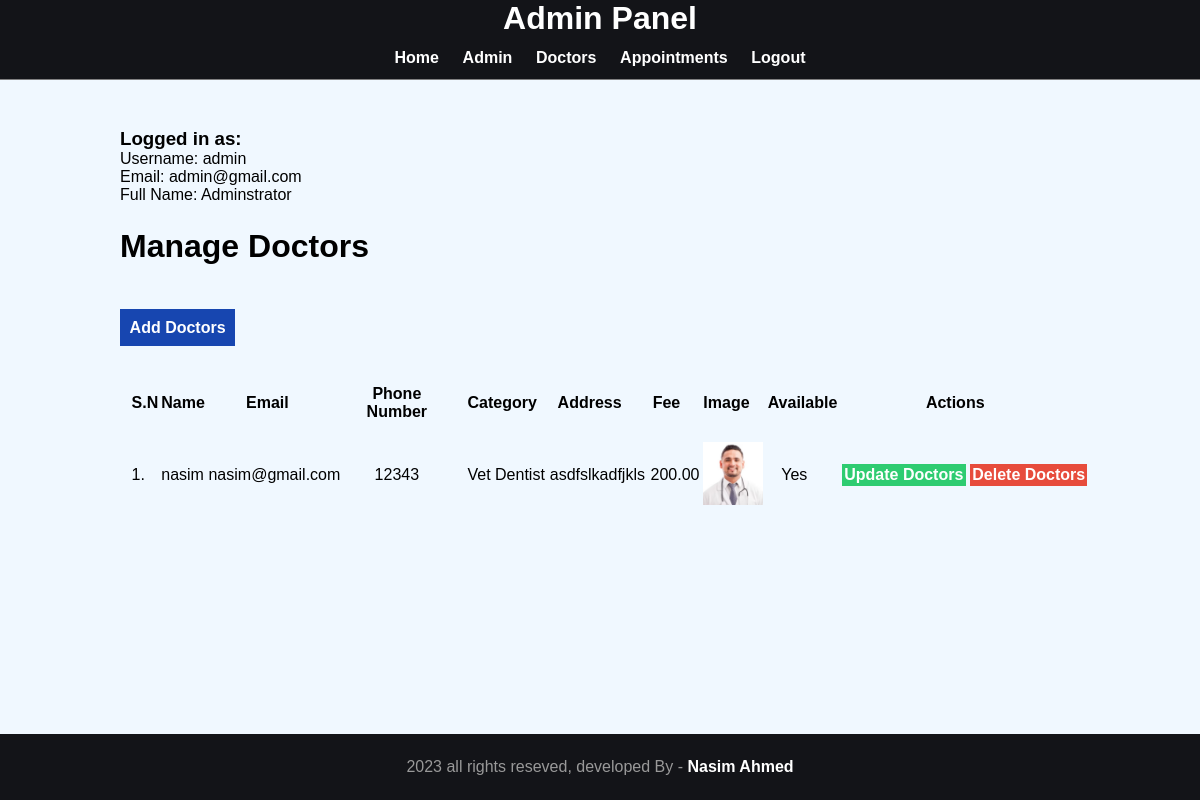
Screenshot of /admin/manage-doctors.php (signed in) with the database file from the repository.
### tables this page shows
CREATE TABLE `tbl_doctors` (
  `id` int(10) UNSIGNED NOT NULL,
  `name` varchar(150) NOT NULL,
  `email` varchar(30) NOT NULL,
  `password` varchar(50) NOT NULL,
  `phone_number` int(11) NOT NULL,
  `category` varchar(50) NOT NULL,
  `address` text NOT NULL,
  `description` text NOT NULL,
  `fee` decimal(10,2) NOT NULL,
  `image_name` varchar(255) NOT NULL,
  `available` varchar(10) NOT NULL
);

### admin/manage-doctors.php (the view, shortened to what this page needs)
<?php
include('partials/menu.php');
$adminUsername = $_SESSION['user'];
$sql = "SELECT * FROM tbl_admin WHERE username = '$adminUsername'";
$result = mysqli_query($conn, $sql);
$row = mysqli_fetch_assoc($result);
$adminEmail = $row['email'];
$adminFullName = $row['full_name'];
?>
<div class="main-content">
<div class="wrapper">
            <h3>Logged in as:</h3>
            <p>Username: <?php echo $adminUsername; ?></p>
            <p>Email: <?php echo $adminEmail; ?></p>
            <p>Full Name: <?php echo $adminFullName; ?></p>
    </div>
    <div class="wrapper">
        <h1>Manage Doctors</h1>
        <br><br><br>
        <a href="<?php echo SITEURL; ?>admin/add-doctors.php" class="btn-primary">Add Doctors</a>
        <br> <br> <br>
        <table class="tbl-full">
            <tr>
                <th>S.N</th>
                <th>Name</th>
                <th>Email</th>
                <th>Phone Number</th>
                <th>Category</th>
                <th>Address</th>
                <th>Fee</th>
                <th>Image</th>
                <th>Available</th>
                <th>Actions</th>
            </tr>
            <?php
            $sql = "SELECT * FROM tbl_doctors";
            $res = mysqli_query($conn, $sql);
            $count = mysqli_num_rows($res);
            $sn = 1;
            if ($count > 0) {
                while ($row = mysqli_fetch_assoc($res)) {
                    $id = $row['id'];
                    $name = $row['name'];
                    $email = $row['email'];
                    $phone_number = $row['phone_number'];
                    $category = $row['category'];
                    $address = $row['address'];
                    $fee = $row['fee'];
                    $image_name = $row['image_name'];
                    $available = $row['available'];
                    ?>
                    <tr>
                        <td><?php echo $sn++; ?>.</td>
                        <td><?php echo $name; ?></td>
                        <td><?php echo $email; ?></td>
                        <td><?php echo $phone_number; ?></td>
                        <td><?php echo $category; ?></td>
                        <td><?php echo $address; ?></td>
                        <td><?php echo $fee; ?></td>
                        <td>
                            <?php
                            if ($image_name == "") {
                                echo "<div class ='error'>Image not added.</div>";
                            } else {
                                ?>
                                <img src="<?php echo SITEURL; ?>images/doctors/<?php echo $image_name; ?>"
                                     width='60px'>
                                <?php
                            }
                            ?>
                        </td>
                        <td><?php echo $available; ?></td>
                        <td>
                            <a href="<?php echo SITEURL; ?>admin/update-doctors.php?id=<?php echo $id; ?>"
                               class="btn-secondary">Update Doctors</a>
                            <a href="<?php echo SITEURL; ?>admin/delete-doctors.php?id=<?php echo $id; ?>&image_name=<?php echo $image_name; ?>"
                               class="btn-danger">Delete Doctors</a>
                        </td>
                    </tr>
                    <?php
                }
            } else {
                echo "<tr><td colspan='10' class='error'>Doctors not added yet.</td></tr>";
            }
            ?>
        </table>
    </div>
</div>
<?php include('partials/footer.php') ?>

### admin/partials/menu.php (shortened to what this page needs)
<!DOCTYPE html>
<html lang="en">
<head>
    <link rel="stylesheet" href="../css/admin.css?v=<?php echo time(); ?>">
</head>
<body>
    <h1 class="menu-top text-center">Admin Panel</h1>
    <div class="menu text-center">
        <div class="wrapper">
            <ul>
                <li><a href="index.php">Home</a></li>
                <li><a href="manage-admin.php">Admin</a></li>
                <li><a href="manage-doctors.php">Doctors</a></li>
                <li><a href="manage-appointments.php">Appointments</a></li>
                <li><a href="logout.php">Logout</a></li>
            </ul>
        </div>
    </div>

### admin/partials/footer.php
<div class="footer">
    <div class="wrapper">
        <p class="text-center text-offwhite">2023 all rights reseved, developed By - <a href="#" class="cn">Nasim Ahmed</a></p>
    </div>
</div>
</body>
</html>

### css/admin.css (style rules this page uses)
* { margin: 0; padding: 0; font-family: Arial, Helvetica, sans-serif; }
html, body { height: 100%; }
table tr td { white-space: nowrap; }
.wrapper { padding: 1%; width: 80%; margin: 0 auto; min-height: 100%; }
.text-center { text-align: center; }
.menu-top { background-color: #131418; color: white; }
.text-offwhite { color:#999; }
.tbl-full { width: 100%; }
table tr th { padding: 1%; text-align: center; }
table tr td { padding: 1%; text-align: center; }
.btn-primary { background-color: #1746B0; color: white; padding: 1%; text-decoration: none; font-weight: bold; }
.btn-secondary { background-color: #2ECC71; color: white; padding: 1%; text-decoration: none; font-weight: bold; }
.btn-danger { background-color: #E74C3C; color: white; padding: 1%; text-decoration: none; font-weight: bold; }
.menu { text-align: center; border-bottom: 1px solid gray; background-color: #131418; }
.menu .wrapper ul li { list-style-type: none; display: inline; padding: 1%; }
.menu .wrapper ul li a { text-decoration: none; font-weight: 700; color: white; }
.main-content { background-color: aliceblue; padding: 3% 0; flex-grow: 1; }
body { background-color: aliceblue; }
.footer { background-color: #131418; color: white; position: fixed; bottom: 0; width: 100%; text-align: center; padding: 1% 0; }
.cn { text-decoration: none; color: white; font-weight: 600; }

### rows the page displays
tbl_doctors: name "nasim", email "nasim@gmail.com", phone_number "12343", category "Vet Dentist", address "asdfslkadfjkls", fee "200.00", image_name (picture), available "Yes"

### other values shown
$adminUsername "admin"
$adminEmail "admin@gmail.com"
$adminFullName "Adminstrator"
